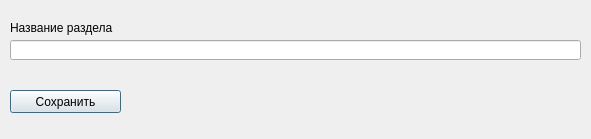
<?xml version="1.0" encoding="UTF-8"?>
<ui version="4.0">
 <class>CategoryCreate</class>
 <widget class="QDialog" name="CategoryCreate">
  <property name="geometry">
   <rect>
    <x>0</x>
    <y>0</y>
    <width>591</width>
    <height>139</height>
   </rect>
  </property>
  <property name="windowTitle">
   <string>Dialog</string>
  </property>
  <widget class="QPushButton" name="pushButtonSave">
   <property name="geometry">
    <rect>
     <x>10</x>
     <y>90</y>
     <width>111</width>
     <height>23</height>
    </rect>
   </property>
   <property name="text">
    <string>Сохранить</string>
   </property>
  </widget>
  <widget class="QLineEdit" name="lineEditQuote">
   <property name="geometry">
    <rect>
     <x>10</x>
     <y>40</y>
     <width>571</width>
     <height>20</height>
    </rect>
   </property>
   <property name="text">
    <string/>
   </property>
  </widget>
  <widget class="QLabel" name="labelQuote">
   <property name="geometry">
    <rect>
     <x>10</x>
     <y>20</y>
     <width>111</width>
     <height>16</height>
    </rect>
   </property>
   <property name="text">
    <string>Название раздела</string>
   </property>
  </widget>
 </widget>
 <resources/>
 <connections/>
</ui>
